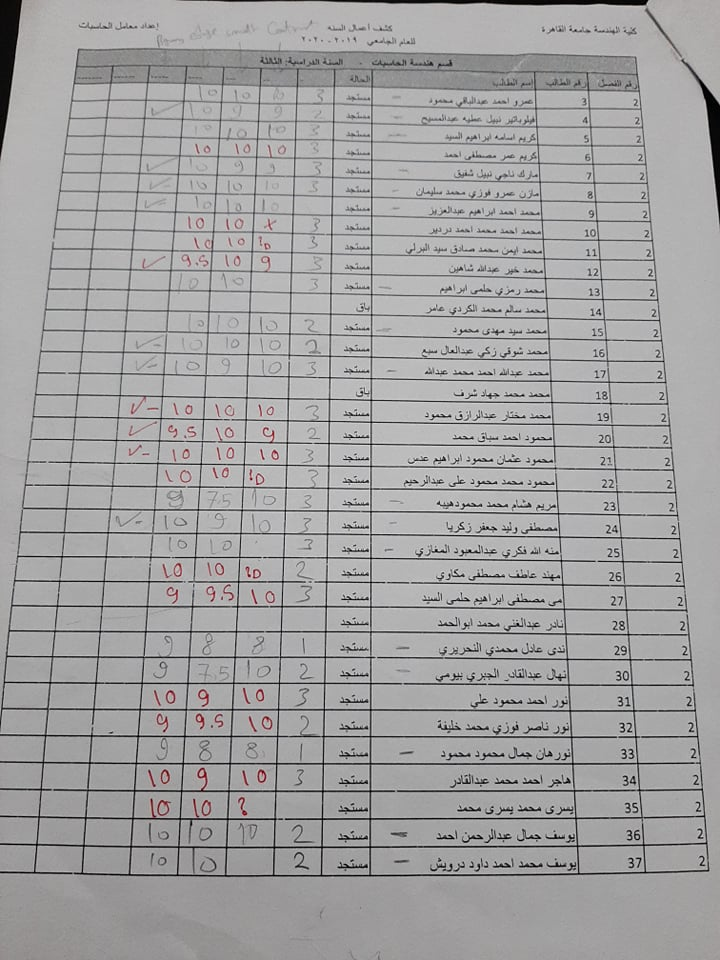
#> input picture excelpic/1.jpg, 720 x 960 px
$ python untitled4.py
#> lines starting #> are read from the running program, lines starting #| are printed output that depends on the picture; after the words box and inside, x2 and y2 are one past the last pixel; in counts of white or black regions, pixels touching at a corner belong together
#> further down, colorimage is the input picture: shape (960, 720, 3); mean R, G, B 162.8, 162.1, 162.4
from matplotlib import pyplot as plt
import numpy as np
import matplotlib.pyplot as plt
from skimage.measure import find_contours
from skimage.draw import rectangle
from skimage.color import rgb2gray,gray2rgb
from skimage import data
from skimage.feature import corner_harris, corner_subpix, corner_peaks
from skimage.transform import warp, AffineTransform
from skimage.draw import ellipse

import numpy as np
import cv2
import skimage.io as io


def getImageWithHist(image,graylevels):
#> called with graylevels = 256
    size=image.shape[0]*image.shape[1]
#> size = 691200
    H=np.zeros(graylevels)
    for i in range(image.shape[0]):
        for j in range(image.shape[1]):
            H[int(image[i,j])]=H[int(image[i,j])]+1
#> after the loop, H = 256 values, max 30895 at index 179, min 0 at index 228, mean 2700
    H=np.array(H)
    H_c=np.zeros(len(H))
#> H_c = 256 values from 0 to 0
    H_c[0]=H[0]
    for i in range(1,len(H)):
        H_c[i]=H_c[i-1]+H[i]
#> after the loop, H_c = 256 values from 414 to 691200
    q=np.round(((graylevels-1)*H_c)/size)
#> q = 256 values from 0 to 255
    for i in range(image.shape[0]):
        for j in range(image.shape[1]):
            image[i,j]=q[int(image[i,j])]
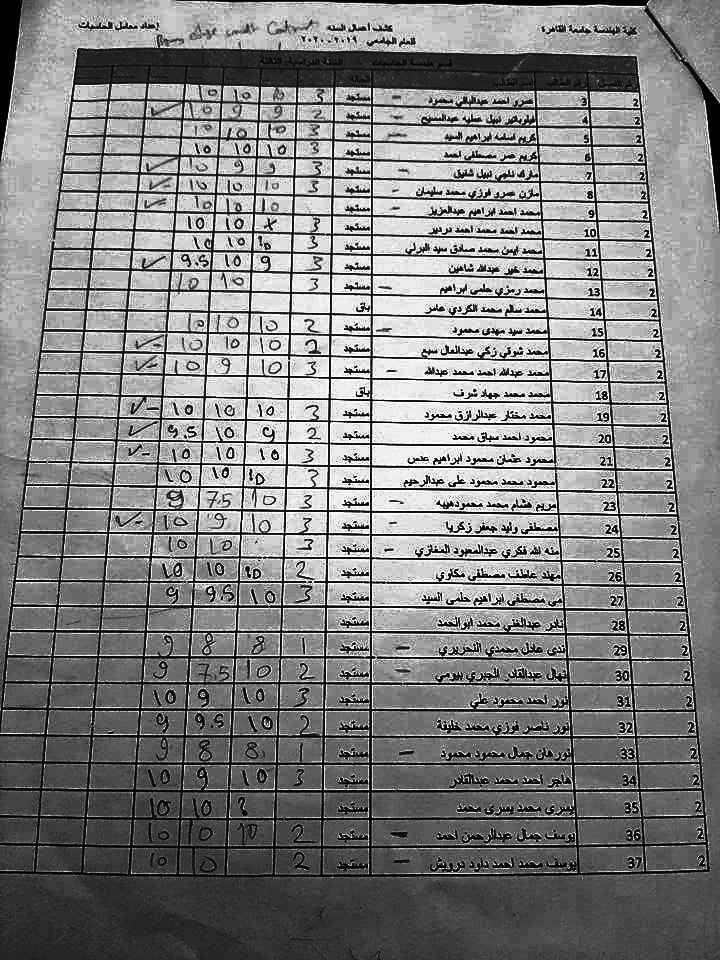
#> image: shape (960, 720) float64; min 0, max 255, mean 130
    return image


colorimage = io.imread('excelpic/1.jpg')
#io.imshow(colorimage)
image = rgb2gray(colorimage)
image=image*255
image=getImageWithHist(image,256)
binaryimage=image < 50
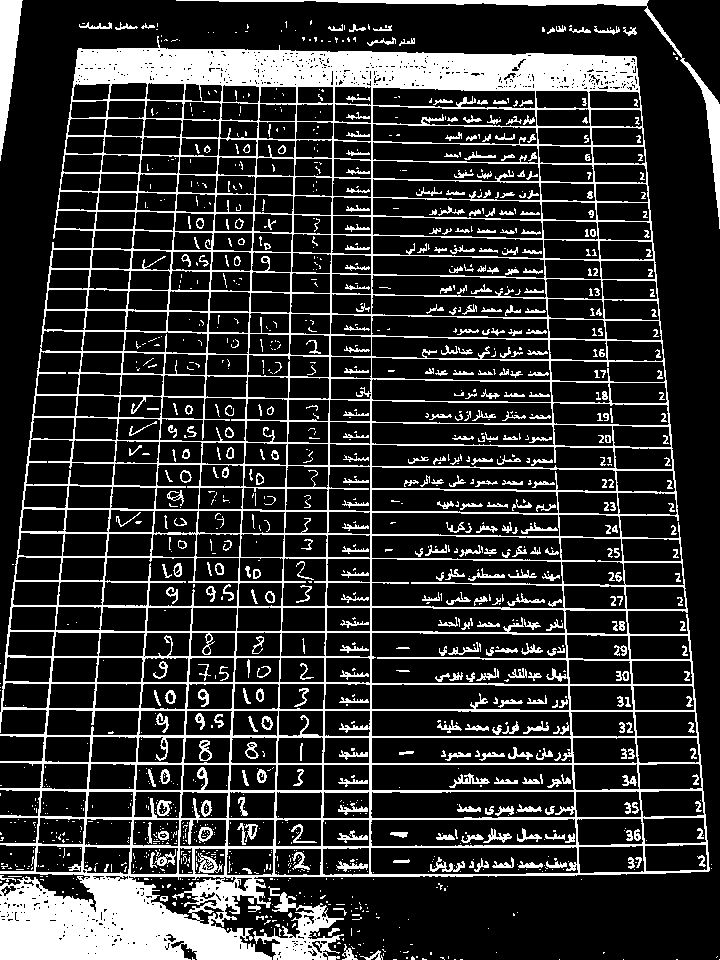
#> binaryimage: shape (960, 720) bool; 19.3% white; 1365 white regions (903 under 20 px), largest, box (x1, y1, x2, y2) and area: (0, 36, 710, 960) 98099, (176, 0, 720, 229) 3129, (253, 886, 344, 960) 2345

coords = corner_peaks(corner_harris(binaryimage), min_distance=50)
#> coords = 50 pairs, first value 51 to 871, second value 54 to 669
coords_subpix = corner_subpix(binaryimage, coords, window_size=13)
#> coords_subpix = 50 rows, first 8: [nan, nan], [372.9, 370.3], [nan, nan], [415.4, 604.5], [nan, nan], [350.4, 518.8], [nan, nan], [674.2, 624.9]

fig, ax = plt.subplots()
ax.imshow(binaryimage, cmap=plt.cm.gray)

ax.plot(coords[:, 1], coords[:, 0], color='cyan', marker='o',
        linestyle='None', markersize=6)
ax.plot(coords_subpix[:, 1], coords_subpix[:, 0], '+r', markersize=15)
ax.axis((0, 310, 200, 0))
plt.show()
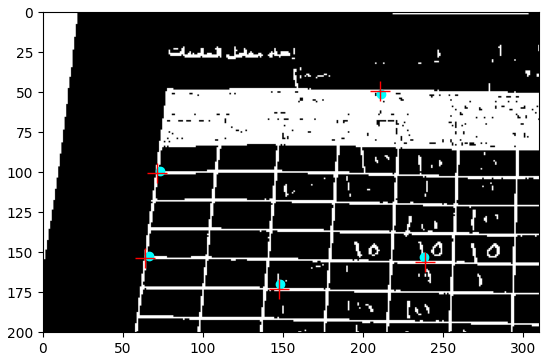
#> figure drawn by matplotlib, 1 panel

$ run again, with excelpic/11.jpg copied over excelpic/1.jpg
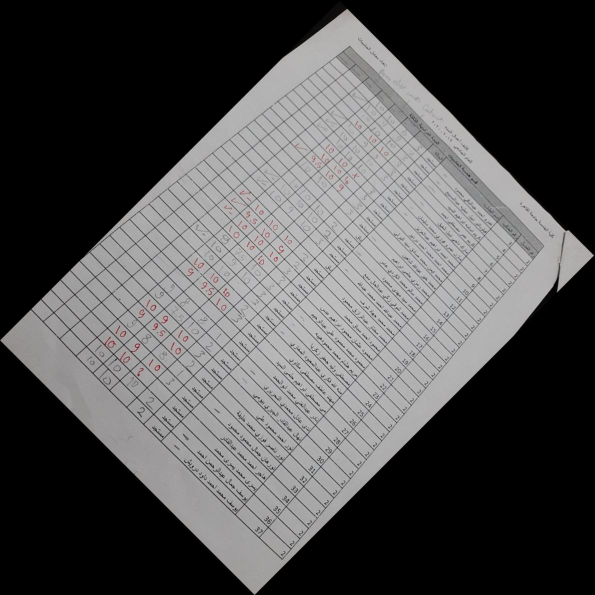
#> input picture excelpic/11.jpg, 1189 x 1190 px (shown at 1/2 size)
#> colorimage is the input picture: shape (1190, 1189, 3); mean R, G, B 79.6, 79.2, 79.3
#> after the loop in getImageWithHist, `for i in range(image.shape[0]):`: H = 256 values, max 714955 at index 0, min 0 at index 212, mean 5527
#> in getImageWithHist, `H_c=np.zeros(len(H))`: H_c = 256 values from 0 to 0
#> after the loop in getImageWithHist, `for i in range(1,len(H)):`: H_c = 256 values from 714955 to 1414910
#> q = 256 values from 129 to 255
#> after the loop in getImageWithHist, `for i in range(image.shape[0]):`:
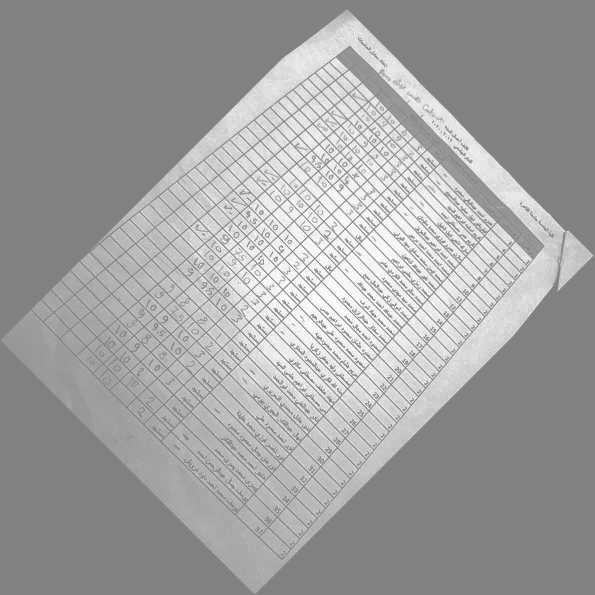
#> image: shape (1190, 1189) float64 (shown at 1/2 size); min 129, max 255, mean 160.7
#> binaryimage: shape (1190, 1189) bool; every value is 0
#> coords = empty array
#> `plt.show()`:
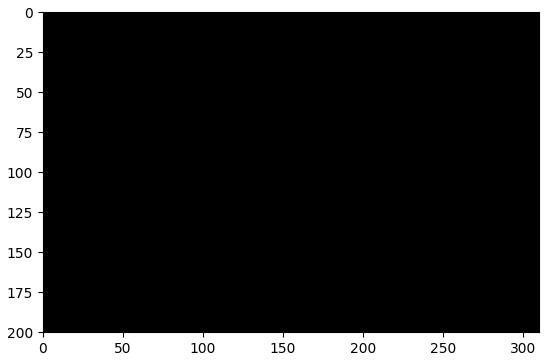
#> figure drawn by matplotlib, 1 panel

$ run again, with excelpic/2.jpg copied over excelpic/1.jpg
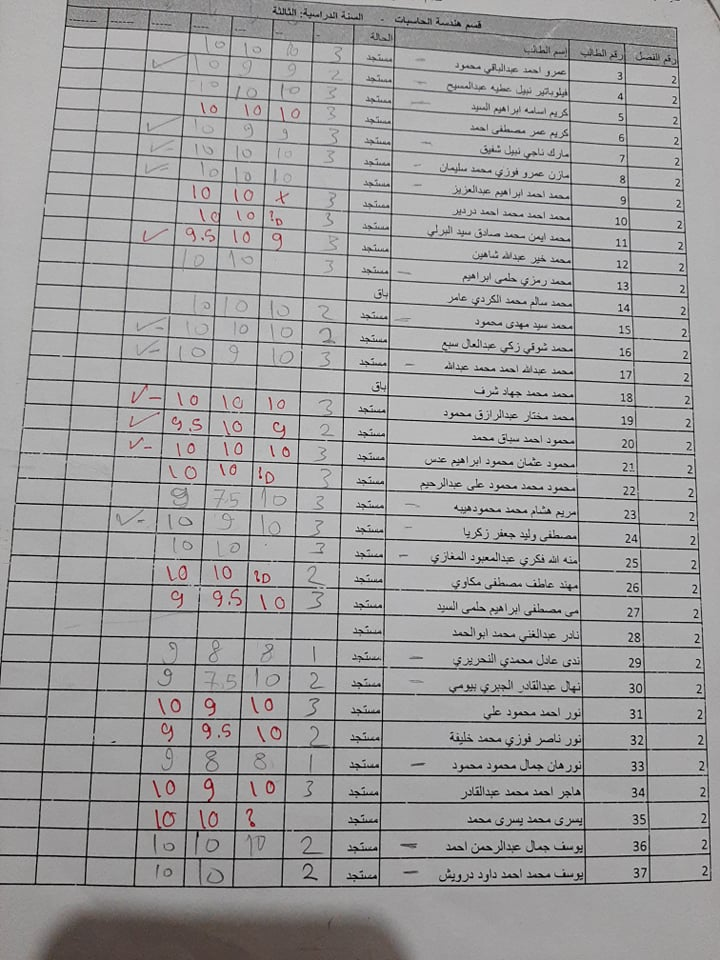
#> input picture excelpic/2.jpg, 720 x 960 px
#> colorimage is the input picture: shape (960, 720, 3); mean R, G, B 159.8, 158.9, 159
#> after the loop in getImageWithHist, `for i in range(image.shape[0]):`: H = 256 values, max 27110 at index 179, min 0 at index 231, mean 2700
#> in getImageWithHist, `H_c=np.zeros(len(H))`: H_c = 256 values from 0 to 0
#> after the loop in getImageWithHist, `for i in range(1,len(H)):`: H_c = 256 values from 334 to 691200
#> q = 256 values from 0 to 255
#> `binaryimage=image < 50`:
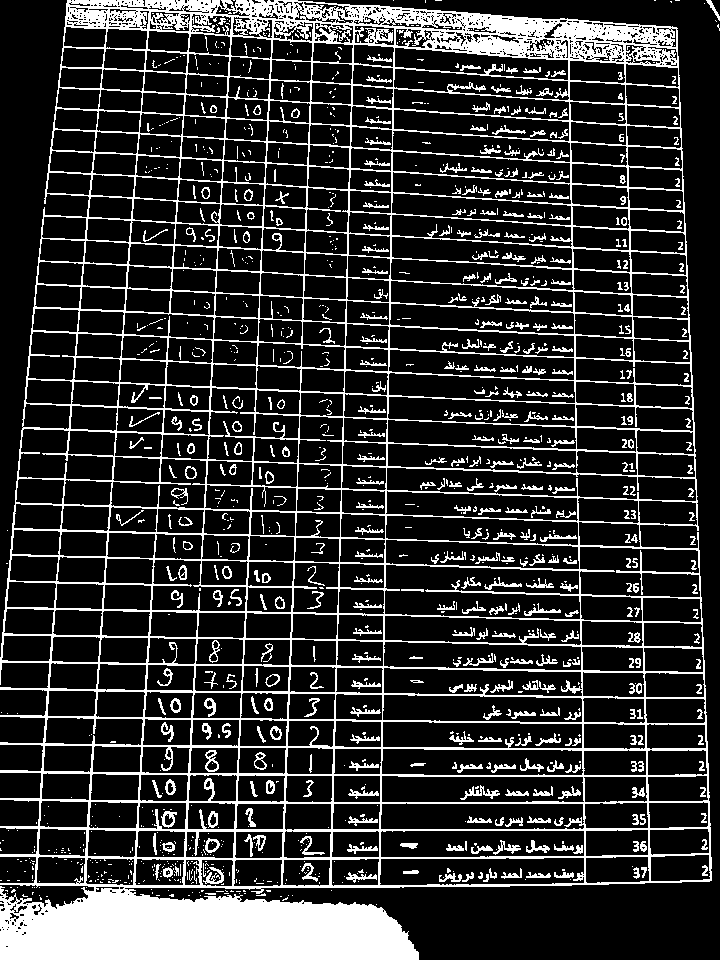
#> binaryimage: shape (960, 720) bool; 19.2% white; 1239 white regions (794 under 20 px), largest, box (x1, y1, x2, y2) and area: (0, 0, 712, 960) 105337, (460, 785, 500, 800) 191, (203, 867, 224, 884) 154
#> coords = 54 pairs, first value 58 to 889, second value 91 to 642
#> coords_subpix = 54 rows, first 8: [345.9, 543.6], [208, 390.4], [661.2, 635.3], [nan, nan], [nan, nan], [147.5, 496.3], [nan, nan], [nan, nan]
#> `plt.show()`:
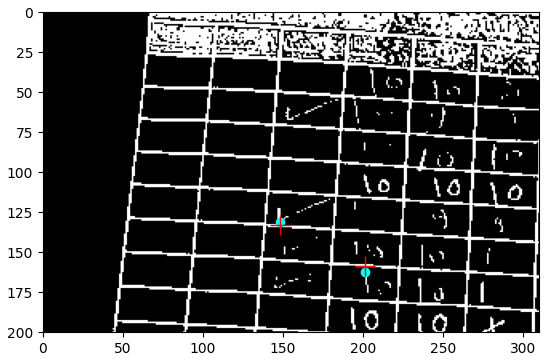
#> figure drawn by matplotlib, 1 panel

$ run again, with excelpic/3.jpg copied over excelpic/1.jpg
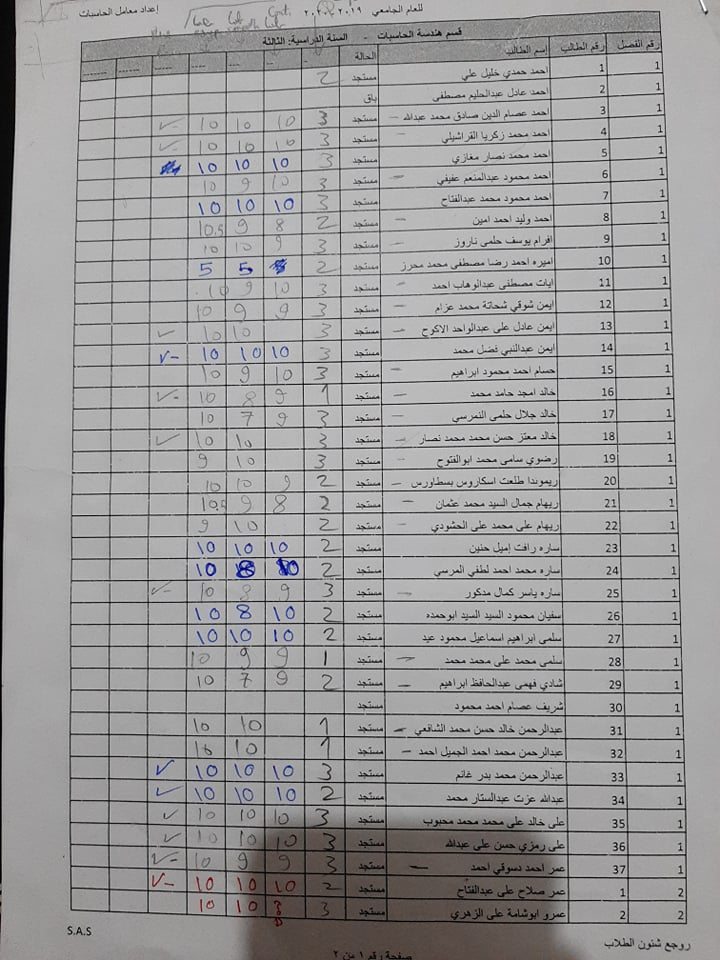
#> input picture excelpic/3.jpg, 720 x 960 px
#> colorimage is the input picture: shape (960, 720, 3); mean R, G, B 156.6, 155.7, 155.9
#> after the loop in getImageWithHist, `for i in range(image.shape[0]):`: H = 256 values, max 30009 at index 179, min 0 at index 228, mean 2700
#> in getImageWithHist, `H_c=np.zeros(len(H))`: H_c = 256 values from 0 to 0
#> after the loop in getImageWithHist, `for i in range(1,len(H)):`: H_c = 256 values from 648 to 691200
#> q = 256 values from 0 to 255
#> `binaryimage=image < 50`:
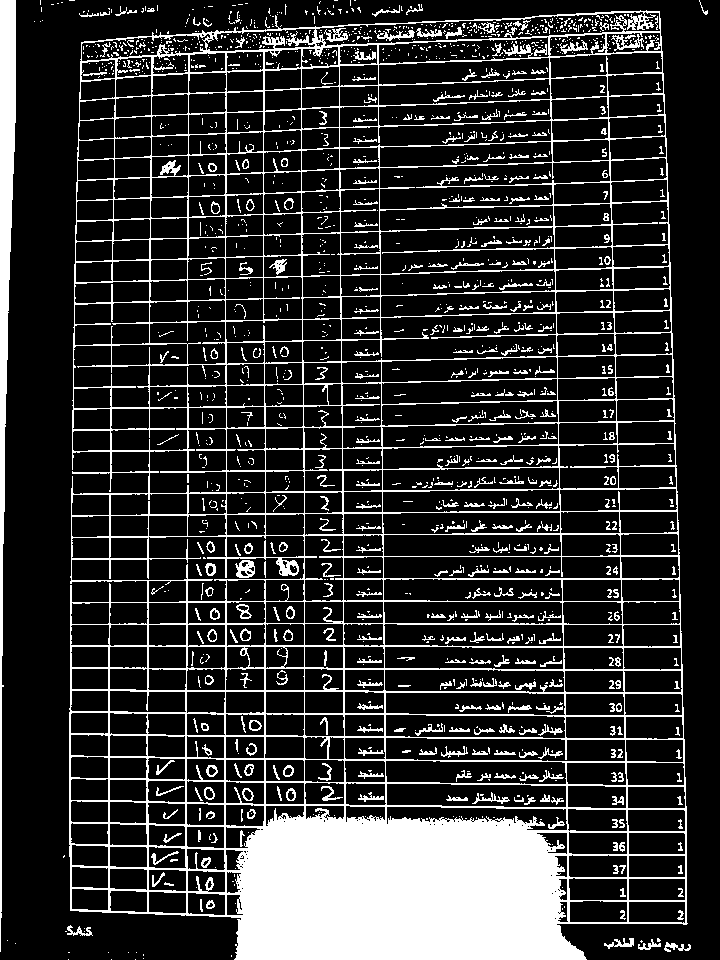
#> binaryimage: shape (960, 720) bool; 19.2% white; 1672 white regions (1239 under 20 px), largest, box (x1, y1, x2, y2) and area: (69, 10, 688, 960) 101820, (0, 0, 16, 952) 6486, (235, 560, 255, 578) 222
#> coords = 50 pairs, first value 51 to 908, second value 71 to 667
#> coords_subpix = 50 rows, first 8: [726, 437.3], [nan, nan], [572.9, 382.5], [80.06, 377], [486.7, 381.2], [nan, nan], [391.2, 609.2], [nan, nan]
#> `plt.show()`:
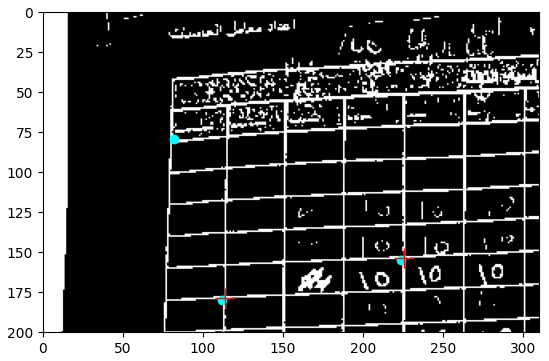
#> figure drawn by matplotlib, 1 panel
